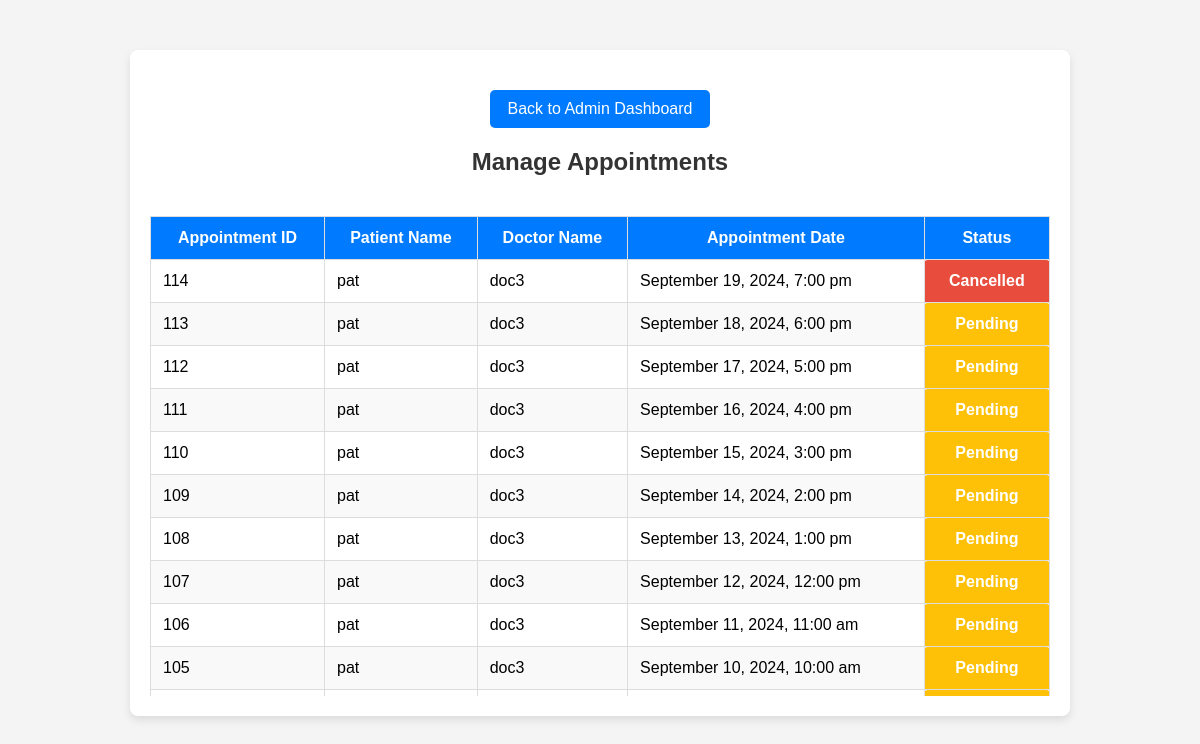
/admin/manage_appointments.php (signed in), run on an earlier commit of the app's database.
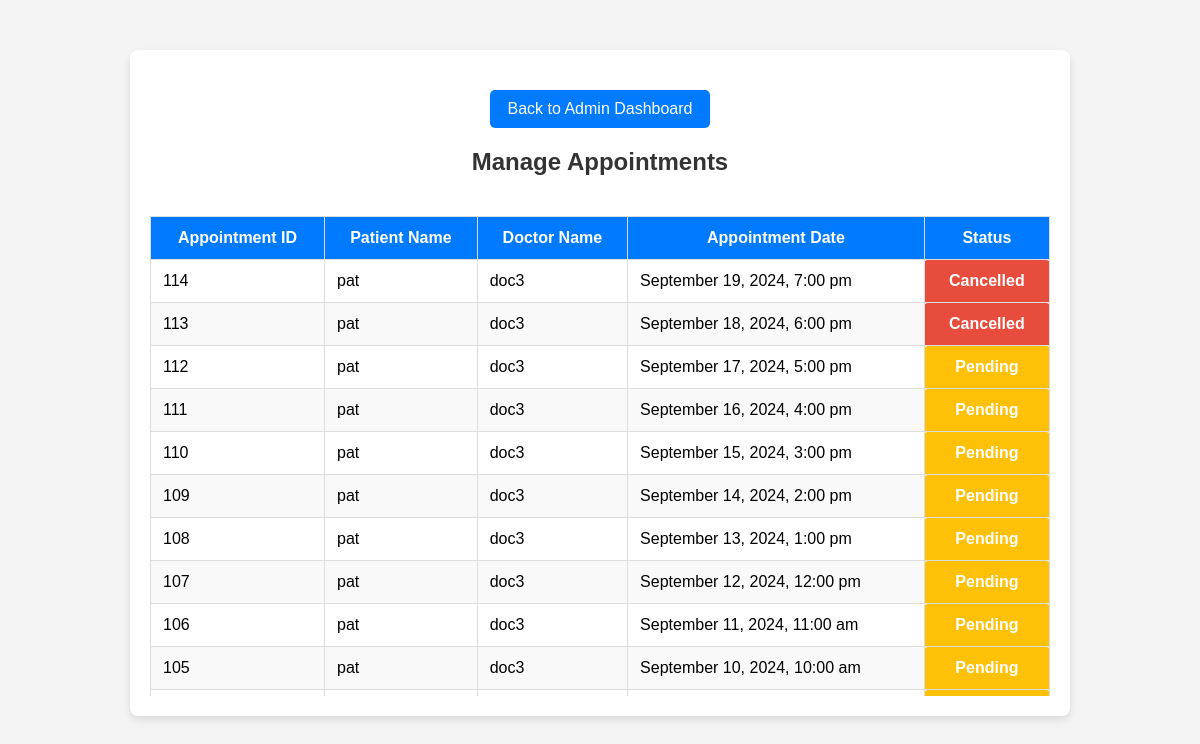
And on a later commit of the database.
### tables this page shows
CREATE TABLE `appointments` (
  `id` int(11) NOT NULL,
  `patient_id` int(11) NOT NULL,
  `doctor_id` int(11) NOT NULL,
  `appointment_date` datetime NOT NULL,
  `status` enum('Pending','Completed','Cancelled','Approved') DEFAULT 'Pending',
  `created_at` timestamp NOT NULL DEFAULT current_timestamp(),
  `updated_at` timestamp NOT NULL DEFAULT current_timestamp() ON UPDATE current_timestamp(),
  `patient_name` varchar(255) DEFAULT NULL,
  `doctor_name` varchar(255) DEFAULT NULL
);

CREATE TABLE `users` (
  `id` int(11) NOT NULL,
  `name` varchar(255) NOT NULL,
  `email` varchar(255) NOT NULL,
  `password` varchar(255) NOT NULL,
  `user_type` enum('admin','doctor','patient') NOT NULL,
  `created_at` timestamp NOT NULL DEFAULT current_timestamp(),
  `updated_at` timestamp NOT NULL DEFAULT current_timestamp() ON UPDATE current_timestamp()
);

### admin/manage_appointments.php (the view, shortened to what this page needs)
<?php
include '../db.php';
$stmt = $pdo->query("
    SELECT a.id AS appointment_id, u_patient.name AS patient_name, u_doctor.name AS doctor_name, a.appointment_date, a.status
    FROM appointments a
    JOIN patients p ON a.patient_id = p.id
    JOIN users u_patient ON p.user_id = u_patient.id
    JOIN doctors d ON a.doctor_id = d.id
    JOIN users u_doctor ON d.user_id = u_doctor.id
    ORDER BY a.id DESC
");
$appointments = $stmt->fetchAll();
?>
<!DOCTYPE html>
<html lang="en">
<head>
</head>
<body>
    <div class="container">
        <a href="admin_dashboard.php" class="back-button">Back to Admin Dashboard</a>
        <h2>Manage Appointments</h2>
        <div class="table-wrapper">
            <table>
                <thead>
                    <tr>
                        <th>Appointment ID</th>
                        <th>Patient Name</th>
                        <th>Doctor Name</th>
                        <th>Appointment Date</th>
                        <th>Status</th>
                    </tr>
                </thead>
                <tbody>
                    <?php if (!empty($appointments)): ?>
                        <?php foreach ($appointments as $appointment): ?>
                            <tr>
                                <td><?php echo htmlspecialchars($appointment['appointment_id']); ?></td>
                                <td><?php echo htmlspecialchars($appointment['patient_name']); ?></td>
                                <td><?php echo htmlspecialchars($appointment['doctor_name']); ?></td>
                                <td><?php echo htmlspecialchars(date('F j, Y, g:i a', strtotime($appointment['appointment_date']))); ?></td>
                                <td class="status <?php echo htmlspecialchars($appointment['status']); ?>">
                                    <?php echo htmlspecialchars($appointment['status']); ?>
                                </td>
                            </tr>
                        <?php endforeach; ?>
                    <?php else: ?>
                        <tr>
                            <td colspan="5" class="no-appointments">No appointments found.</td>
                        </tr>
                    <?php endif; ?>
                </tbody>
            </table>
        </div>
    </div>
</body>
</html>

### admin/manage_appointments.php (style rules this page uses)
body { font-family: Arial, sans-serif; background-color: #f4f4f4; margin: 0; padding: 0; }
.container { max-width: 900px; margin: 50px auto; padding: 20px; background-color: #fff; border-radius: 8px; box-shadow: 0 4px 8px rgba(0, 0, 0, 0.1); overflow: hidden; }
h2 { text-align: center; color: #333; margin-bottom: 20px; }
.back-button { display: block; width: 200px; margin: 20px auto; padding: 10px; background-color: #007bff; color: #fff; text-align: center; text-decoration: none; border-radius: 5px; font-size: 16px; border: none; cursor: pointer; }
.table-wrapper { width: 100%; overflow-x: auto; overflow-y: auto; max-height: 500px; }
table { width: 100%; border-collapse: collapse; margin-top: 20px; }
table, th, td { border: 1px solid #ddd; }
th, td { padding: 12px; text-align: left; }
th, td.status { text-align: center; }
th { background-color: #007bff; color: #fff; }
tr:nth-child(even) { background-color: #f9f9f9; }
.status { padding: 5px 10px; border-radius: 4px; color: #fff; text-align: center; font-weight: bold; }
.status.Pending { background-color: #ffc107; }
.status.Cancelled { background-color: #e74c3c; }

What changed in the data, as far as the page shows it:
changed appointments "September 18, 2024, 6:00 pm": status "Pending" → "Cancelled"
